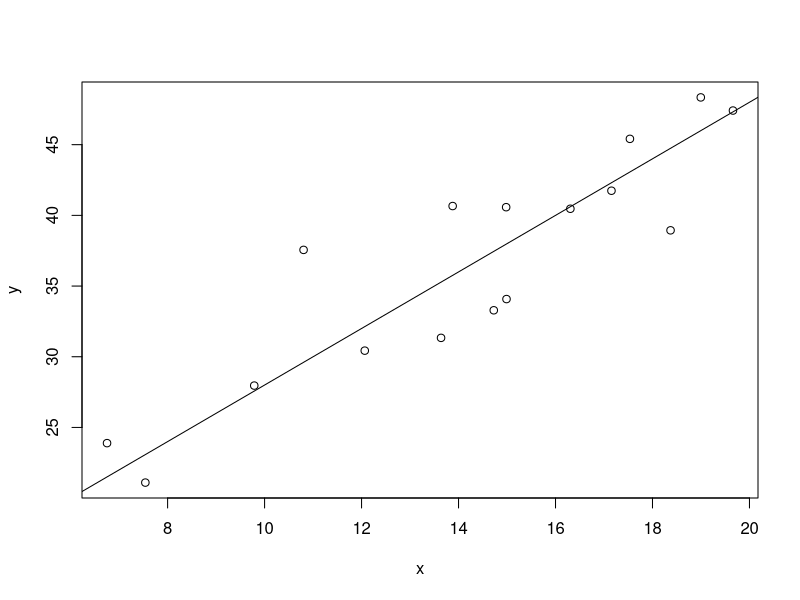
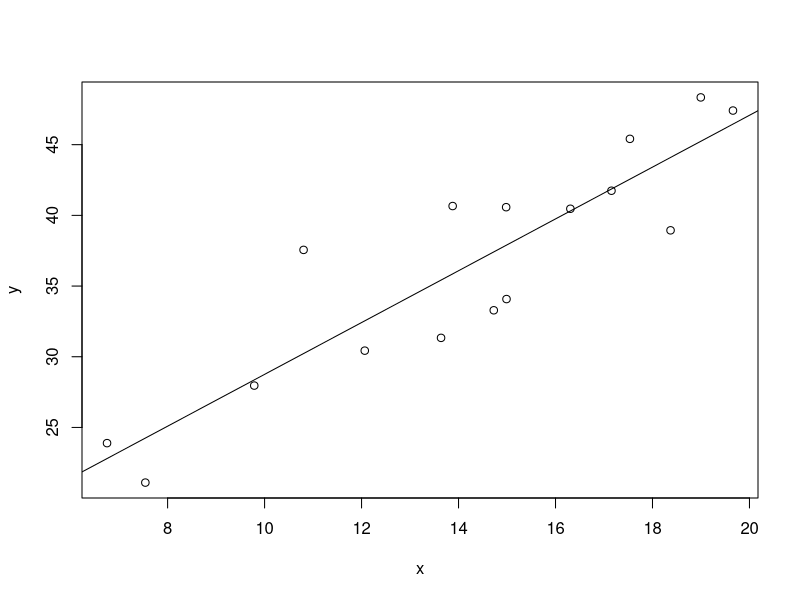

Generate these figures, in order, with R:
## ---- chunk 1
knitr::opts_chunk$set(echo = TRUE)
## ---- chunk 2
#set parameters
set.seed = 12345
beta_0 = 8
beta_1 = 2.
sigma = 4
n = 16
x = runif(n,5,20)  
y = beta_0 + beta_1*x + sigma*rnorm(n)
ds = data.frame(x,y)
#previous example data
#x=c(15.6,26.8,37.8,36.4,35.5,18.6,15.3,7.9,0)
#y=c(5.2,6.1,8.7,8.5,8.8,4.9,4.5,2.5,1.1)
plot(ds)
abline(a=8,b=2.)
## ---- chunk 3
n<-length(x)
xbar=mean(x)
ybar=mean(y)
ssxy<- sum((x-xbar)*(y-ybar))
ssxx<- sum((x-xbar)**2)
ssyy<- sum((y-ybar)**2)
sx<-ssxx/(n-1)
sy<-ssyy/(n-1)
b1<-ssxy/ssxx
b0<-ybar-b1*xbar
X=cbind(xbar,ybar,sx,sy,ssxy,b0,b1)
X
y.hat<- b0 + b1*x
ssct = sum((y - ybar)**2)
ssm = sum((ybar - y.hat)**2)
r.square = ssm/ssct
y.resid<-y - y.hat
Z=cbind(x,y,y.hat,y.resid)
Z
s.se<-sum(y.resid*y.resid)
m.se<-s.se/(n-2)
r.mse<-sqrt(m.se)
ub1<- b1 + qt(.975,n-2)*sqrt(m.se/ssxx)
lb1<- b1 - qt(.975,n-2)*sqrt(m.se/ssxx)
W=cbind(s.se,m.se,r.mse,ssct,ssm,r.square,lb1,ub1)
W
u.95<-y.hat + qt(.975,n-2)*r.mse*sqrt(1/n + (x-xbar)**2/ssxx)
u.95
l.95<-y.hat - qt(.975,n-2)*r.mse*sqrt(1/n + (x-xbar)**2/ssxx)
l.95
Y<-cbind(x,y,y.hat,l.95,u.95)
Y
## ---- chunk 4

result<-lm(y~x)
summary(result)
aov(result)
plot(y~x)
abline(result)
